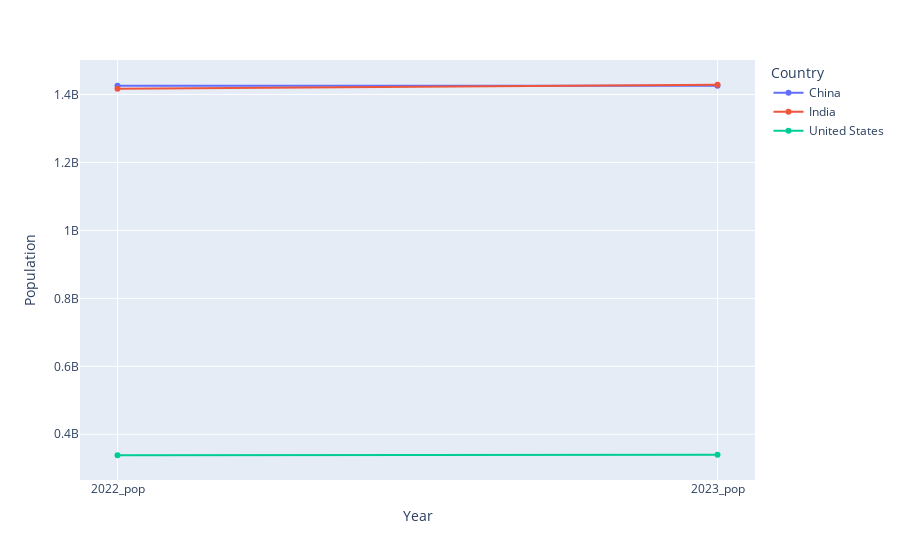

The cell this chart's notebook holds for it:
### Markdown cell above
# Population for Different Years by Countries

### Code cell
df5 = filtered_population[['Country', '2022_pop', '2023_pop']]
melted_df5 = pd.melt(df5, id_vars='Country', var_name='Years', value_name='Population')
fig12 = px.line(melted_df5, x='Years', y='Population', color='Country', markers=True)
fig12.update_layout(
xaxis_title = 'Year',
yaxis_title = 'Population')
fig12.show()

### Figure 1 — Plotly figure (JSON) as saved in the notebook; plotly's stock layout.template omitted (floating-point values rounded to 4 significant figures)
{"data": [{"hovertemplate": "Country=China<br>Years=%{x}<br>Population=%{y}<extra></extra>", "legendgroup": "China", "line": {"color": "#636efa", "dash": "solid"}, "marker": {"symbol": "circle"}, "mode": "lines+markers", "name": "China", "orientation": "v", "showlegend": true, "type": "scatter", "x": ["2022_pop", "2023_pop"], "xaxis": "x", "y": [1425887337, 1425671352], "yaxis": "y"}, {"hovertemplate": "Country=India<br>Years=%{x}<br>Population=%{y}<extra></extra>", "legendgroup": "India", "line": {"color": "#EF553B", "dash": "solid"}, "marker": {"symbol": "circle"}, "mode": "lines+markers", "name": "India", "orientation": "v", "showlegend": true, "type": "scatter", "x": ["2022_pop", "2023_pop"], "xaxis": "x", "y": [1417173173, 1428627663], "yaxis": "y"}, {"hovertemplate": "Country=United States<br>Years=%{x}<br>Population=%{y}<extra></extra>", "legendgroup": "United States", "line": {"color": "#00cc96", "dash": "solid"}, "marker": {"symbol": "circle"}, "mode": "lines+markers", "name": "United States", "orientation": "v", "showlegend": true, "type": "scatter", "x": ["2022_pop", "2023_pop"], "xaxis": "x", "y": [338289857, 339996563], "yaxis": "y"}], "layout": {"legend": {"title": {"text": "Country"}, "tracegroupgap": 0}, "margin": {"t": 60}, "xaxis": {"anchor": "y", "domain": [0, 1], "title": {"text": "Year"}}, "yaxis": {"anchor": "x", "domain": [0, 1], "title": {"text": "Population"}}}}
